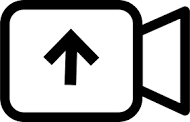
#> input picture streetstat/data/upload.png, 190 x 122 px
$ python -i render.py   (imports and definitions only)
#> lines starting #> are read from the running program, lines starting #| are printed output that depends on the picture; after the words box and inside, x2 and y2 are one past the last pixel; in counts of white or black regions, pixels touching at a corner belong together
#> further down, picture is the input picture: shape (122, 190, 3); min 0, max 255, mean 173.2
# Author: Muhammed Elyamani
# Date: 03/02/2023
# GitHub: https://github.com/WikiGenius

import cv2
import numpy as np

def create_rounded_img(img, border_radius = 50):
    # get the width and height of the image
#> called with border_radius = 50
    h, w = img.shape[:2]
#> h = 122; w = 190

    # create a mask with same height and width of the original image
    mask = np.zeros((h,w), np.uint8)

    # Draw a rounded rectangle
    rect_color = (255, 255, 255)
    rect_top_left = (0, 0)
    rect_bottom_right = (w, h)
#> rect_bottom_right = (190, 122)
    cv2.rectangle(mask, (rect_top_left[0] + border_radius, rect_top_left[1]), (rect_bottom_right[0] - border_radius, rect_bottom_right[1]), rect_color, -1)
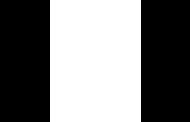
#> mask: shape (122, 190); 47.9% white; 1 white region, box (x1, y1, x2, y2) and area: (50, 0, 141, 122) 11102
    cv2.rectangle(mask, (rect_top_left[0], rect_top_left[1] + border_radius), (rect_bottom_right[0], rect_bottom_right[1] - border_radius), rect_color, -1)
    cv2.circle(mask, (rect_top_left[0] + border_radius, rect_top_left[1] + border_radius), border_radius, rect_color, -1)
    cv2.circle(mask, (rect_bottom_right[0] - border_radius, rect_top_left[1] + border_radius), border_radius, rect_color, -1)
    cv2.circle(mask, (rect_top_left[0] + border_radius, rect_bottom_right[1] - border_radius), border_radius, rect_color, -1)
    cv2.circle(mask, (rect_bottom_right[0] - border_radius, rect_bottom_right[1] - border_radius), border_radius, rect_color, -1)
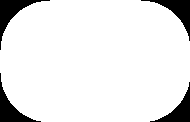
#> mask: shape (122, 190); 90.7% white; 4 black regions, box (x1, y1, x2, y2) and area: (0, 0, 50, 50) 589, (141, 0, 190, 41) 539, (0, 73, 41, 122) 539, (150, 82, 190, 122) 490
    # Apply the mask to the image
    masked_image = cv2.bitwise_and(img, img, mask=mask)
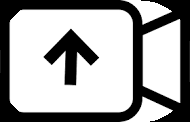
#> masked_image: shape (122, 190, 3); min 0, max 255, mean 164.1

    # Create a black background image with the same height and width of the original image
    background = np.zeros((h, w, 3), np.uint8)

    # Invert the mask
    mask_inv = cv2.bitwise_not(mask)

    # Apply the inverted mask to the background image
    background = cv2.bitwise_and(background, background, mask=mask_inv)

    # Combine the masked image and the background using addWeighted
    alpha = 1
    beta = 0
    gamma = 0
    rounded_img = cv2.addWeighted(masked_image, alpha, background, beta, gamma)
    return rounded_img

>>> import cv2
>>> picture = cv2.imread('../data/upload.png')
>>> result = create_rounded_img(picture)
